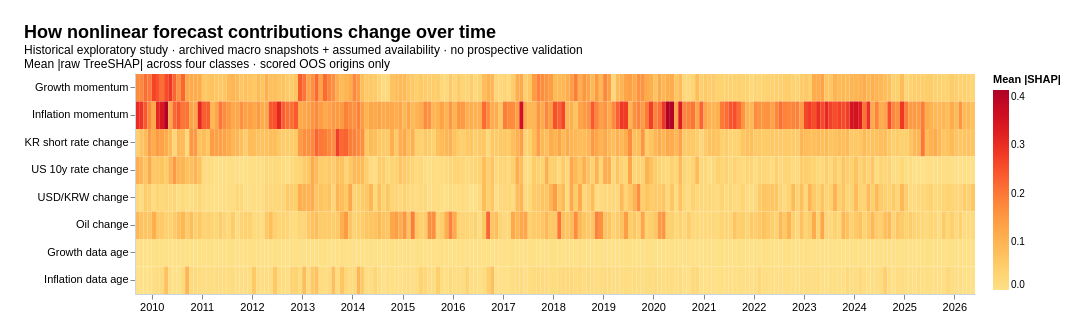

Write a Vega-Lite specification for this figure.
### Vega-Lite specification from a JSON file in a GitHub repository (floating-point values rounded to 4 significant figures; data arrays with more than 128 entries replaced by an {"elided": "..."} marker saying what was removed)
{"title": {"text": "How nonlinear forecast contributions change over time", "subtitle": ["Historical exploratory study · archived macro snapshots + assumed availability · no prospective validation", "Mean |raw TreeSHAP| across four classes · scored OOS origins only"]}, "data": {"values": {"elided": "1608 records"}}, "width": 840, "height": 220, "mark": "rect", "encoding": {"x": {"field": "date", "type": "temporal", "title": null, "axis": {"format": "%Y"}}, "x2": {"field": "end_date"}, "y": {"field": "feature", "type": "nominal", "sort": ["Growth momentum", "Inflation momentum", "KR short rate change", "US 10y rate change", "USD/KRW change", "Oil change", "Growth data age", "Inflation data age"], "title": null}, "color": {"field": "mean_abs_across_classes", "type": "quantitative", "title": "Mean |SHAP|", "scale": {"scheme": "yelloworangered"}}}, "background": "#ffffff", "padding": 24, "config": {"font": "Arial", "title": {"fontSize": 18, "anchor": "start"}, "axis": {"labelFontSize": 11, "titleFontSize": 12, "gridColor": "#e5eaf0", "domainColor": "#cbd5e1"}, "view": {"stroke": null}}}
